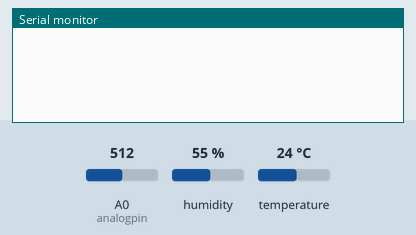
Bench run of a sketch on a simulated ESP8266 (NodeMCU). On the bench: the last lines printed to the serial monitor. The test bench sets the inputs (shaded band); at power-on: A0 (analogpin) = 512, humidity 55 %, temperature 24 °C.

Above: at 1.2 s.
1.3 s: A0 (analogpin) set to 306
At 4.1 s:
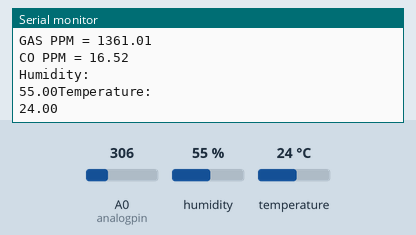
4.5 s: A0 (analogpin) set to 241
At 5.7 s:
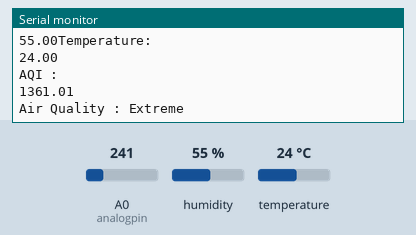
7.5 s: A0 (analogpin) set to 261
At 11.0 s:
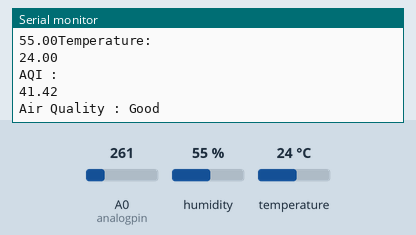
16.5 s: humidity set to 22 %
At 18.8 s:
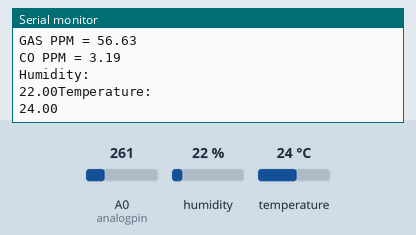
19.5 s: A0 (analogpin) set to 1023
At 21.5 s:
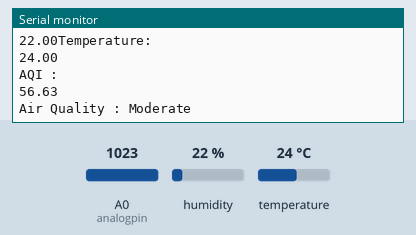
24.5 s: temperature set to 12 °C
At 25.6 s:
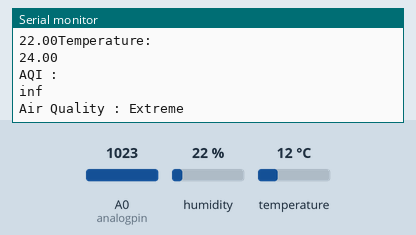
Timing chart, 0 to 27.5 s (numbered marks = the images above; inputs shaded):
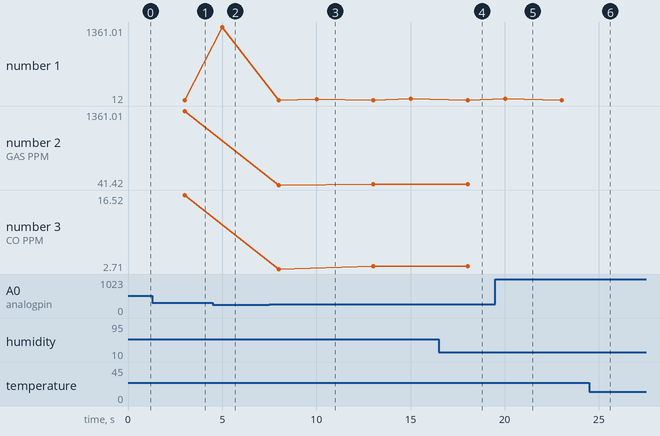

The sketch:

finalled.ino
```cpp
#include <ESP8266WiFi.h>
#include "DHT.h"
#include <Wire.h>
#include "SSD1306.h"
#include <MQ7.h>
#include <MQ135.h>
#include <SoftwareSerial.h>


#define DHTPIN            D5
#define S0                D0
#define S1                D1
#define analogpin         A0

SoftwareSerial pmsSerial(D6, D7);
#define DHTTYPE DHT22   // DHT 22  (AM2302)
DHT dht(DHTPIN, DHTTYPE);

//U8GLIB_SSD1306_128X64 u8g(U8G_I2C_OPT_NONE | U8G_I2C_OPT_DEV_0);  // I2C / TWI

float h;
float t;

String f;

float gas;
float CO;
float pm1;
float pm2_5;
float pm10;
float ppm;
float ppm1;

float hi;
float lo;
float bphi;
float bplo;
float c;
float aqif;

float m = -0.3376; //Slope
float b = 0.7165; //Y-Intercept
float R0 = 21.91; //Sensor Resistance in fresh air from previous code

float m1 = -0.6527; //Slope
float b1 = 1.30; //Y-Intercept
float R01 = 3.12; //Sensor Resistance


//void draw(void);
//void draw2(void);

void setup() {
  Serial.begin(9600);

  pinMode(S0, OUTPUT);
  pinMode(S1, OUTPUT);
  pinMode(A0, INPUT);
  /*
  if ( u8g.getMode() == U8G_MODE_R3G3B2 ) {
    u8g.setColorIndex(255);     // white
  }
  else if ( u8g.getMode() == U8G_MODE_GRAY2BIT ) {
   u8g.setColorIndex(3);         // max intensity
  }
  else if ( u8g.getMode() == U8G_MODE_BW ) {
   u8g.setColorIndex(1);         // pixel on
  }
  else if ( u8g.getMode() == U8G_MODE_HICOLOR ) {
    u8g.setHiColorByRGB(255, 255, 255);
  }*/
  pmsSerial.begin(9600);

  dht.begin();

}

struct pms5003data {
  uint16_t framelen;
  uint16_t pm10_standard, pm25_standard, pm100_standard;
  uint16_t pm10_env, pm25_env, pm100_env;
  uint16_t particles_03um, particles_05um, particles_10um, particles_25um, particles_50um, particles_100um;
  uint16_t unused;
  uint16_t checksum;
};

struct pms5003data data;

void loop() {
  // Wait a few seconds between measurements.
    gas = analogRead(analogpin);
    CO = analogRead(analogpin);

    delay(3000);
    //gas = analogRead(A2);
    //CO = analogRead(A3);

    float sensor_volt; //Define variable for sensor voltage
    float RS_gas; //Define variable for sensor resistance

    // Address 00
    digitalWrite(S0, LOW);
    digitalWrite(S1, LOW);

    float ratio; //Define variable for ratio
    float sensorValue = gas; //Read analog values of sensor
    sensor_volt = sensorValue*(5.0/1023.0); //Convert analog values to voltage
    RS_gas = ((5.0*10.0)/sensor_volt)-10.0; //Get value of RS in a gas
    ratio = RS_gas/R0;  // Get ratio RS_gas/RS_air
    double ppm_log = (log10(ratio)-b)/m; //Get ppm value in linear scale according to the the ratio value
    ppm = pow(10, ppm_log); //Convert ppm value to log scale
    Serial.print("\nGAS PPM = ");
    Serial.println(ppm);

    // Address 10
    digitalWrite(S0, HIGH);
    digitalWrite(S1, LOW);

    float sensor_volt1; //Define variable for sensor voltage
    float RS_gas1; //Define variable for sensor resistance
    float ratio1; //Define variable for ratio
    float sensorValue1 = CO; //Read analog values of sensor
    sensor_volt1 = sensorValue1*(5.0/1023.0); //Convert analog values to voltage
    RS_gas1 = ((5.0*10.0)/sensor_volt1)-10.0; //Get value of RS in a gas
    ratio1 = RS_gas1/R01;  // Get ratio RS_gas/RS_air
    double ppm_log1 = (log10(ratio1)-b1)/m1; //Get ppm value in linear scale according to the the ratio value
    double ppm1 = pow(10, ppm_log1); //Convert ppm value to log scale
    Serial.print("CO PPM = ");
    Serial.println(ppm1);

  // Reading temperature or humidity takes about 250 milliseconds!
  // Sensor readings may also be up to 2 seconds 'old' (its a very slow sensor)
  h = dht.readHumidity();
  // Read temperature as Celsius
  t = dht.readTemperature();
  // Read temperature as Fahrenheit
  Serial.println("Humidity: ");Serial.print(h);
  Serial.println("Temperature: ");Serial.print(t);
  // Check if any reads failed and exit early (to try again).
  if (isnan(h) || isnan(t)) {
    Serial.println("Failed to read from DHT sensor!");
    return;

  }
  delay(2000);
  if (readPMSdata(&pmsSerial))
  {
  // reading data was successful!
    Serial.println();
    Serial.println("---------------------------------------");
    Serial.println("Concentration Units (standard)");
    Serial.print("PM 1.0: "); Serial.print(data.pm10_standard);
    Serial.print("\t\tPM 2.5: "); Serial.print(data.pm25_standard);
    Serial.print("\t\tPM 10: "); Serial.println(data.pm100_standard);
    Serial.println("---------------------------------------");
    Serial.println("Concentration Units (environmental)");
    Serial.print("PM 1.0: "); Serial.print(data.pm10_env);
    Serial.print("\t\tPM 2.5: "); Serial.print(data.pm25_env);
    Serial.print("\t\tPM 10: "); Serial.println(data.pm100_env);
    Serial.println("---------------------------------------");
    //Serial.print("Particles > 0.3um / 0.1L air:"); Serial.println(data.particles_03um);
    //Serial.print("Particles > 0.5um / 0.1L air:"); Serial.println(data.particles_05um);
    Serial.print("Particles > 1.0um / 0.1L air:"); Serial.println(data.particles_10um);
    Serial.print("Particles > 2.5um / 0.1L air:"); Serial.println(data.particles_25um);
  // Serial.print("Particles > 5.0um / 0.1L air:"); Serial.println(data.particles_50um);
    Serial.print("Particles > 10.0 um / 0.1L air:"); Serial.println(data.particles_100um);
    Serial.println("---------------------------------------");
  }

// Converting the sensor readings to string values that the LCD can display
String pm1String = String(data.pm10_standard);
String pm25String = String(data.pm25_standard);
String pm100String = String(data.pm100_standard);

  if(ppm>0 && ppm <50)
    {
       Serial.println("\nAQI : ");
       Serial.print(ppm);
       f = "Good";
       Serial.println("\nAir Quality : Good");
    }
    else if(ppm >51 && ppm<150)
    {
       Serial.println("\nAQI : ");
       Serial.print(ppm);
       f = "Moderate";
       Serial.println("\nAir Quality : Moderate");
    }
    else if(ppm >151 && ppm<250)
    {
       Serial.println("\nAQI : ");
       Serial.print(ppm);
       f = "High";
       Serial.println("\nAir Quality : High");
    }
    else if(ppm >251 )
    {
       Serial.println("\nAQI : ");
       Serial.print(ppm);
       f = "Extreme";
       Serial.println("\nAir Quality : Extreme");
    }


 /*{ u8g.firstPage();
  do {
    draw();
  } while (u8g.nextPage() );
  delay(3500);
  u8g.firstPage();
  do {
    draw2();
  } while (u8g.nextPage());
  delay(1000);
 }
*/
  // Compute heat index
  // Must send in temp in Fahrenheit!


}

boolean readPMSdata(Stream *s) {
  if (! s->available()) {
    return false;
  }

  // Read a byte at a time until we get to the special '0x42' start-byte
  if (s->peek() != 0x42) {
    s->read();
    return false;
  }

  // Now read all 32 bytes
  if (s->available() < 32) {
    return false;
  }

  uint8_t buffer[32];
  uint16_t sum = 0;
  s->readBytes(buffer, 32);

  // get checksum ready
  for (uint8_t i=0; i<30; i++) {
    sum += buffer[i];
  }

  /* debugging
  for (uint8_t i=2; i<32; i++) {
    Serial.print("0x"); Serial.print(buffer[i], HEX); Serial.print(", ");
  }
  Serial.println();
  */

  // The data comes in endian'd, this solves it so it works on all platforms
  uint16_t buffer_u16[15];
  for (uint8_t i=0; i<15; i++) {
    buffer_u16[i] = buffer[2 + i*2 + 1];
    buffer_u16[i] += (buffer[2 + i*2] << 8);
  }

  // put it into a nice struct :)
  memcpy((void *)&data, (void *)buffer_u16, 30);

/*  if (sum != data.checksum) {
    Serial.println("Checksum failure");
    return false;
  }*/
  // success!
  return true;
}

/*void draw(void) {
  // graphic commands to redraw the complete screen should be placed here
  u8g.setFont(u8g_font_6x12);
  u8g.setPrintPos(0, 8);
  u8g.print(" Humidity is ");
  u8g.print(h); u8g.print(" %");
  u8g.setPrintPos(0, 25);
  u8g.print(" Temperature is ");
  u8g.print(t); u8g.print(" %");

}

void draw2(void) {
  u8g.setFont(u8g_font_profont12);
  u8g.setPrintPos(0, 10);
  u8g.print(" AQI: ");
  u8g.print(ppm);u8g.print("ppm");
  u8g.setPrintPos(0, 25);
  u8g.print(" Quality : ");
  u8g.print(f);
}*/
```

Measured:
- after the input at 16.5 s, the serial monitor: prints a new line after 1.5 s (image 4)
- plotted number 1: 1361.01 → 56.63 after the input at 7.5 s, 24 → 12 after the input at 24.5 s
- plotted number 2: 1361.01 → 56.63 after the input at 7.5 s
- plotted number 3: 16.52 → 3.19 after the input at 7.5 s
